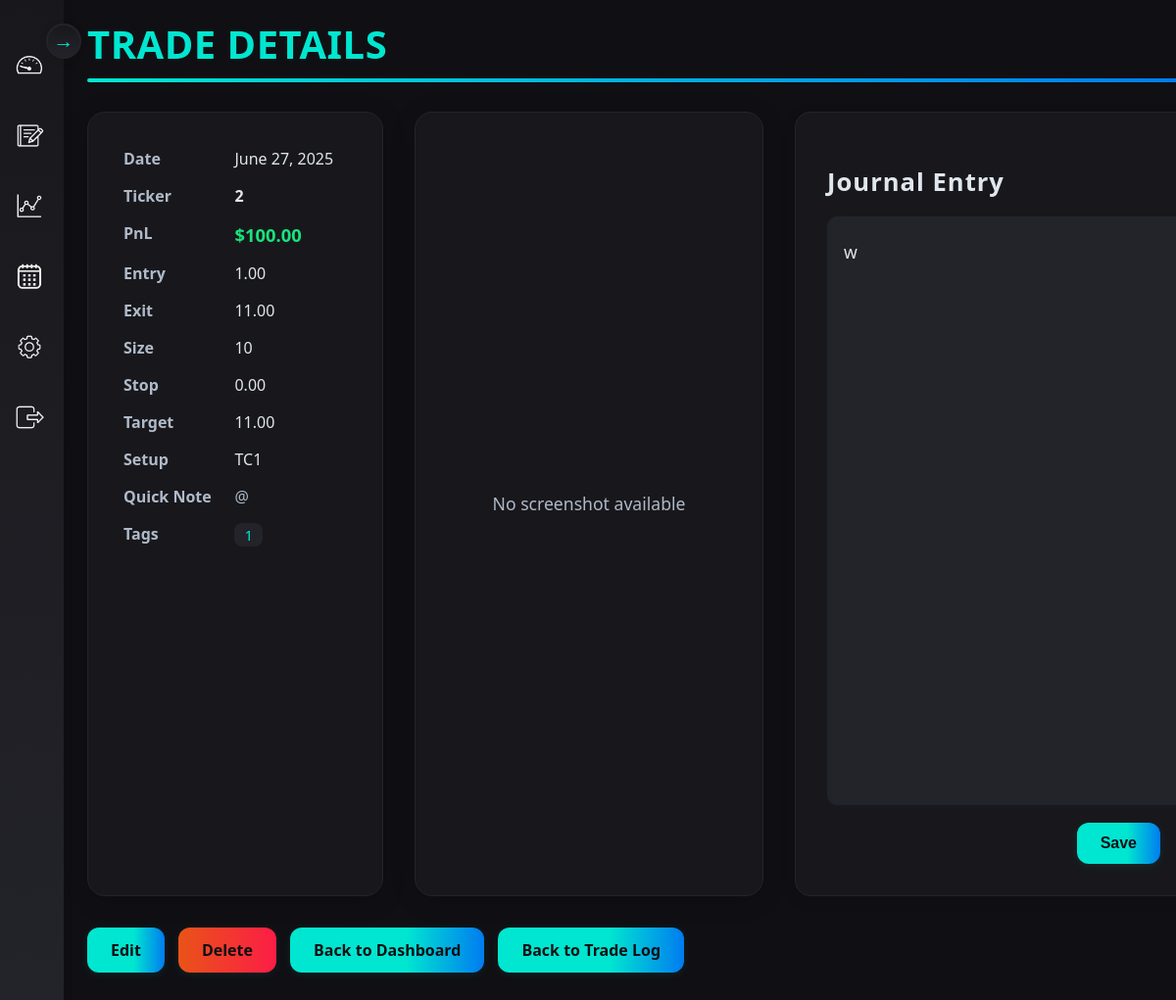
Page /journal/trades/30/ (signed in) on the committed database.
### journal/models.py (models this page shows, shortened)
class Trade(models.Model):
    user = models.ForeignKey(User, on_delete=models.CASCADE)
    ticker = models.CharField(max_length=10)
    date = models.DateField()
    entry_price = models.DecimalField(max_digits=10, decimal_places=2)
    exit_price = models.DecimalField(max_digits=10, decimal_places=2)
    position_size = models.IntegerField()
    stop_loss = models.DecimalField(max_digits=10, decimal_places=2)
    target_price = models.DecimalField(max_digits=10, decimal_places=2)
    setup = models.CharField(max_length=50)
    notes = models.TextField(blank=True, null=True)
    tags = models.CharField(max_length=100, blank=True)  # e.g. "fear,mistake,breakout"
    screenshot = models.ImageField(upload_to='trade_screenshots/', blank=True, null=True)
    journal_entry = models.TextField(blank=True, null=True)
    created_at = models.DateTimeField(auto_now_add=True)
    @property
    def pnl(self):
        return (self.exit_price - self.entry_price) * self.position_size

### journal/views.py (the view)
# urls.py: path('trades/<int:trade_id>/', views.trade_detail, name='trade-detail'),
@login_required
def trade_detail(request, trade_id):
    trade = get_object_or_404(Trade, id=trade_id, user=request.user)
    tags = [tag.strip() for tag in trade.tags.split(',')] if trade.tags else []
    return render(request, "journal/trade_detail.html", {"trade": trade, "tags": tags})

### journal/templates/journal/trade_detail.html (shortened to what this page needs)
{% extends 'dashboard/base_dashboard.html' %}
{% load static %}
{% block content %}
<link rel="stylesheet" href="{% static 'css/trade_detail.css' %}">
<div class="trade-detail-main-bg">
  <div style="margin-top: -10px; margin-bottom: 30px;">
    <h1 style="font-family: 'Segoe UI', Arial, sans-serif; font-size: 2.5rem; font-weight: 800; margin-bottom: 8px; letter-spacing: 0.5px; text-transform: uppercase; color: #00e6d0;">
      Trade Details
    </h1>
    <div style="height: 4px; width: 100%; background: linear-gradient(90deg, #00e6d0 0%, #007cf0 100%); border-radius: 2px;"></div>
  </div>
  <div style="display: flex; gap: 32px; align-items: stretch; flex-wrap: nowrap; min-height: 70vh;">
    <div class="detail-card" style="flex: 1 1 0; min-width: 300px; max-width: 370px;">
      <div class="detail-card-content" style="padding: 36px;">
        <div style="display: grid; grid-template-columns: 1fr 1.2fr; row-gap: 16px; column-gap: 18px;">
          <div style="color: #b0bac9; font-weight: 700;">Date</div>
          <div style="color: #e0e6ed;">{{ trade.date }}</div>
          <div style="color: #b0bac9; font-weight: 700;">Ticker</div>
          <div style="color: #e0e6ed; font-weight: 600; letter-spacing: 1px; text-transform: uppercase;">{{ trade.ticker }}</div>
          <div style="color: #b0bac9; font-weight: 700;">PnL</div>
          <div style="font-weight: bold; color: {% if trade.pnl >= 0 %}#19e37d{% else %}#ff4d6d{% endif %}; font-size: 1.15rem;">
            ${{ trade.pnl|floatformat:2 }}
          </div>
          <div style="color: #b0bac9; font-weight: 700;">Entry</div>
          <div style="color: #e0e6ed;">{{ trade.entry_price }}</div>
          <div style="color: #b0bac9; font-weight: 700;">Exit</div>
          <div style="color: #e0e6ed;">{{ trade.exit_price }}</div>
          <div style="color: #b0bac9; font-weight: 700;">Size</div>
          <div style="color: #e0e6ed;">{{ trade.position_size }}</div>
          <div style="color: #b0bac9; font-weight: 700;">Stop</div>
          <div style="color: #e0e6ed;">{{ trade.stop_loss }}</div>
          <div style="color: #b0bac9; font-weight: 700;">Target</div>
          <div style="color: #e0e6ed;">{{ trade.target_price }}</div>
          <div style="color: #b0bac9; font-weight: 700;">Setup</div>
          <div style="color: #e0e6ed;">{{ trade.setup }}</div>
          <div style="color: #b0bac9; font-weight: 700;">Quick Note</div>
          <div style="color: #b0bac9;">{{ trade.notes }}</div>
          <div style="color: #b0bac9; font-weight: 700;">Tags</div>
          <div>
            {% for tag in tags %}
              <span style="display: inline-block; background: #23232a; color: #00e6d0; border-radius: 8px; padding: 2px 10px; margin-right: 6px; font-size: 0.95em;">{{ tag }}</span>
            {% empty %}
              <span style="color: #b0b8c9;">No tags</span>
            {% endfor %}
          </div>
        </div>
      </div>
    </div>
    <div class="detail-card" style="flex: 1.2 1 0; min-width: 340px; max-width: 600px; display: flex; align-items: center; justify-content: center;">
      <div class="detail-card-content" style="padding: 36px; width: 100%; display: flex; align-items: center; justify-content: center;">
        {% if trade.screenshot %}
          <a href="{{ trade.screenshot.url }}" target="_blank" style="display: block; width: 100%;">
            <img src="{{ trade.screenshot.url }}" alt="Screenshot"
                 style="max-width: 100%; max-height: 700px; min-width: 320px; width: 100%; border-radius: 18px; box-shadow: 0 2px 18px rgba(0,0,0,0.13); object-fit: contain; background: #23232a;" />
          </a>
        {% else %}
          <span style="color: #b0b8c9; font-size: 1.1rem;">No screenshot available</span>
        {% endif %}
      </div>
    </div>
    <div class="journal-card">
      <h2 style="font-family: 'Segoe UI', Arial, sans-serif; font-size: 1.6rem; color: #e0e6ed; margin-bottom: 18px; font-weight: 700; letter-spacing: 1px;">
        Journal Entry
      </h2>
      <form method="post" action="{% url 'save-journal-entry' trade.id %}" style="flex: 1; display: flex; flex-direction: column;">
        <textarea name="journal_entry" rows="16" placeholder="Write your thoughts here...">{% if trade.journal_entry %}{{ trade.journal_entry }}{% endif %}</textarea>
        <button type="submit" class="reports-btn" style="align-self: flex-end;">Save</button>
      </form>
    </div>
  </div>
  <div style="margin-top: 32px; display: flex; flex-wrap: wrap; gap: 14px;">
    <a href="{% url 'edit-trade' trade.id %}" class="reports-btn">Edit</a>
    <a href="{% url 'delete-trade' trade.id %}" class="reports-btn delete">Delete</a>
    <a href="{% url 'dashboard-home' %}" class="reports-btn">Back to Dashboard</a>
    <a href="{% url 'trade-log' %}" class="reports-btn">Back to Trade Log</a>
  </div>
</div>
{% endblock %}

### dashboard/static/css/base_dashboard.css (style rules this page uses)
html, body { margin: 0; padding: 0; min-height: 100vh; width: 100vw; font-family: 'Segoe UI', 'Roboto', Arial, sans-serif; background: #101014 !important; color: #f4f6fa !important; box-sizing: border-box; overflow-x: hidden; }

### journal/static/css/trade_detail.css (style rules this page uses)
html, body { background: #101014 !important; color: #f4f6fa !important; font-family: 'Segoe UI', 'Roboto', Arial, sans-serif; min-height: 100vh; width: 100vw; margin: 0; padding: 0; box-sizing: border-box; overflow-x: hidden; }
.trade-detail-main-bg { background: #101014 !important; min-height: 100vh; width: 100vw; margin: 0 !important; padding: 0 4vw 40px 2vw; box-sizing: border-box; overflow-x: hidden; }
.reports-btn, .reports-btn:visited { background: linear-gradient(90deg, #00e6d0 60%, #007cf0 100%) !important; color: #101014 !important; border-radius: 12px; font-weight: 700; box-shadow: 0 2px 8px rgba(0,230,208,0.08); transition: background 0.2s, color 0.2s, box-shadow 0.2s, transform 0.2s; text-decoration: none; padding: 12px 24px; display: inline-block; font-size: 1rem; border: none; }
.reports-btn.delete { background: linear-gradient(90deg, #e95318 0%, #fc1d46 100%) !important; color: #101014 !important; border: none; }
.detail-card { background: #18181c !important; border-radius: 18px; box-shadow: 0 4px 24px 0 rgba(0,0,0,0.18); border: 1.5px solid #23232a; color: #e0e6ed; }
.detail-card-content { padding: 36px; border-radius: 18px; display: flex; flex-direction: column; justify-content: flex-start; height: 100%; }
.journal-card { background: #18181c !important; border-radius: 16px; box-shadow: 0 4px 16px rgba(0,0,0,0.08); border: 1.5px solid #23232a; color: #e0e6ed; padding: 32px; display: flex; flex-direction: column; min-width: 340px; flex: 1 1 0; }
.journal-card textarea { background: #23232a; color: #e0e6ed; border: 1.5px solid #23232a; border-radius: 10px; font-size: 1.1rem; font-family: 'Segoe UI', Arial, sans-serif; padding: 18px 16px; margin-bottom: 18px; box-shadow: 0 2px 8px rgba(27,98,193,0.04); transition: border 0.2s; resize: vertical; outline: none; line-height: 2; width: 100%; }

### rows in the picture
Trade: date "June 27, 2025", ticker "2", pnl "100.00", entry_price "1.00", exit_price "11.00", position_size "10", stop_loss "0.00", target_price "11.00", setup "TC1", notes "@", journal_entry "w"

### other values in the picture
{{ tag }} "1"
